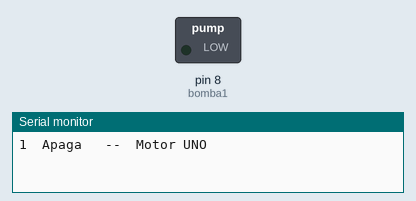
A sketch run on a simulated Arduino Uno, built with avr-gcc and run on an emulated ATmega328P. On the bench: switched loads named in the sketch (green lamp = pin HIGH), the last lines printed to the serial monitor.

Above: at 2.5 s.
At 6.5 s:
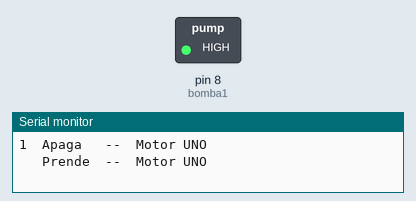
Timing chart, 0 to 10.4 s (numbered marks = the images above):
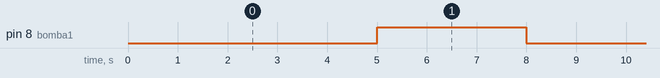

Measured:
- by itself, pin 8 (bomba1): alternates HIGH for 3.0 s and LOW for 5.0 s

The sketch:

Prueba_Moc3021_Q4015.ino
```cpp
// no funciona cuando es un bombillo de luz - LED
//#include <LiquidCrystal.h>
//#include <TimerOne.h>
//#include <Wire.h>

#define PinFlota2  4

//LiquidCrystal lcd(12, 11, 7, 6, 5, 4) ;
volatile int rpmcont ;
volatile int Calc;
int pin_sensor = 2 ;

volatile int horas  = 0 ; // variable dentro y fuera de una interupcion
volatile int minutos= 0 ;
volatile int segundos=0 ;
volatile int hto=0 ;
volatile int NumeroCiclo=0 ;
volatile boolean swbomba2HIGH = true ;
volatile int swinicializar= 0 ;


const int bomba1    = 8 ;            // D0 - GPIO16 Luz entrada - Rele
//    int bomba1    = 6  ; // Bomba1 llenado desde el tanque auxiliar
//    int bomba2    = 9  ; // Bomba2-ElectroValvula Llenado desde el acueducto
volatile int vr_PinFlota2 ;

void rpm ()
{
 rpmcont++;
}


void setup(){
   Serial.begin(115200);
   pinMode(bomba1,OUTPUT);    // Bomba1 llenado desde el tanque auxiliar  (8)

// pinMode(bomba2,OUTPUT);    // Bomba2-ElectroValvula Llenado desde el acueducto(9)
}


void loop(){
  hto++ ;
  Serial.print(hto);
  uno();
  Serial.println("------------------------ ");

  //dos();
  //Serial.println("Motor DOS ");
}

void uno()
{
  Serial.println("  Apaga   --  Motor UNO ");
  digitalWrite(bomba1, LOW); // Apaga - Bomba1 llenado desde el tanque auxiliar  (4)
  delay(5000);

  Serial.println("   Prende  --  Motor UNO ");
  digitalWrite(bomba1, HIGH); // Prende - Bomba1 llenado desde el tanque auxiliar  (4)
  delay(3000);

}


void dos()
{
  //digitalWrite(bomba1, LOW); // Bomba1 llenado desde el tanque auxiliar  (4)
  //digitalWrite(bomba2, HIGH);  // Bomba2-ElectroValvula Llenado desde el acueducto(7)

//  lcd.clear();
//  lcd.setCursor(0,1) ;
//  lcd.print("Motor DOS") ;
//
//  lcd.setCursor(10,1) ;
//  lcd.print("No.:") ;
//  lcd.setCursor(14,1) ;
//  lcd.print(hto) ;

  delay(5000);


//lcd.noDisplay();
//delay(500);
//Turn on the display:
//lcd.display();
//delay(500);


}


void pruebaLcd()
{
  for (int thisChar = 0; thisChar < 11; thisChar++) {
    //lcd.print(thisChar);
    delay(500);

    }
    // Turn on the blinking cursor:

    //lcd.setCursor(16,1);
    // set the display to automatically scroll:
    //lcd.autoscroll();
    // print from 0 to 9:
    for (int thisChar = 0; thisChar < 10; thisChar++) {
    //lcd.print(thisChar);
    delay(500);
    }
    //lcd.noAutoscroll();
}
```
